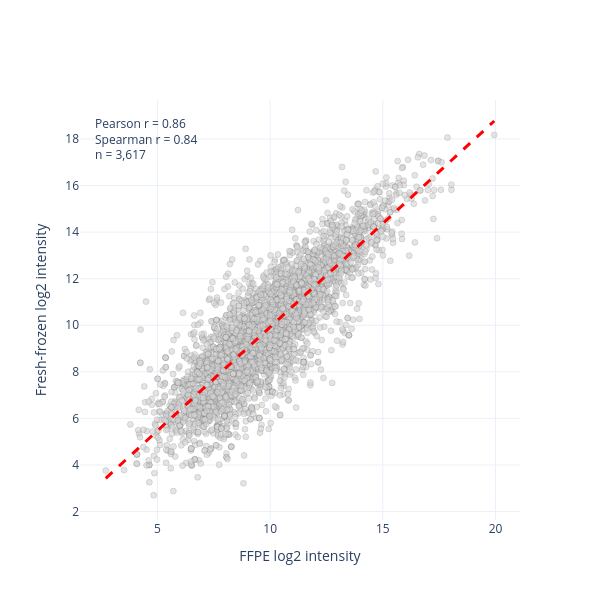

This figure's notebook cell:
### Markdown cell above
# Figure 4c
Correlation between fresh-frozen and FFPE phosphoproteomes at 1 µg: scatter of log2-transformed Class I phosphosite intensities (mean of n=3 replicates per material). Only sites with Class I quantification in all three replicates of **both** materials are shown (complete cases). Pearson (linear) and Spearman (rank) are both reported — Spearman confirms the agreement is not driven by a few high/low-abundance sites or by FFPE dynamic-range compression.

### Code cell
# Figure 4c - FF vs FFPE Class I site-intensity correlation at 1 ug (complete cases).
from scipy import stats

sd1 = process_ptm_site_report(
    pd.read_csv(next(RAW_DIR.glob('*1ug_FF_versus_FFPE_Report.tsv')), sep='\t', low_memory=False),
    cutoff=0.75)['site_data']
sample_cols = [c for c in sd1.columns if c not in PROC_META]
ffpe_cols = [c for c in sample_cols if 'FFPE' in c]
ff_cols   = [c for c in sample_cols if 'FFPE' not in c and 'FF' in c]
print(f'FF cols={len(ff_cols)}  FFPE cols={len(ffpe_cols)}')

cmp = sd1[ff_cols + ffpe_cols].dropna()                      # complete cases in both materials
cmp = pd.DataFrame({'FF_mean': cmp[ff_cols].mean(axis=1),
                    'FFPE_mean': cmp[ffpe_cols].mean(axis=1)})
n = len(cmp)
pear_r, pear_p = stats.pearsonr(cmp['FFPE_mean'], cmp['FF_mean'])
spear_r, spear_p = stats.spearmanr(cmp['FFPE_mean'], cmp['FF_mean'])
slope, intercept, *_ = stats.linregress(cmp['FFPE_mean'], cmp['FF_mean'])
print(f'n sites (complete) = {n}')
print(f'Pearson  r = {pear_r:.3f}  (p = {pear_p:.1e})')
print(f'Spearman r = {spear_r:.3f}  (p = {spear_p:.1e})')

x_line = np.array([cmp['FFPE_mean'].min(), cmp['FFPE_mean'].max()])
fig = go.Figure()
fig.add_trace(go.Scatter(
    x=cmp['FFPE_mean'], y=cmp['FF_mean'], mode='markers', showlegend=False,
    marker=dict(size=6, color='lightgrey', opacity=0.6, line=dict(color='#0F0E0D', width=0.2))))
fig.add_trace(go.Scatter(
    x=x_line, y=slope * x_line + intercept, mode='lines', showlegend=False,
    line=dict(color='red', width=3, dash='dash')))
fig.add_annotation(x=0.03, y=0.97, xref='paper', yref='paper', showarrow=False, align='left',
                   text=f'Pearson r = {pear_r:.2f}<br>Spearman r = {spear_r:.2f}<br>n = {n:,}')
fig.update_layout(width=600, height=600, template='plotly_white',
                  xaxis_title='FFPE log2 intensity', yaxis_title='Fresh-frozen log2 intensity')
fig.show()
fig.write_image(r'figures/figure4/figure4c.pdf', width=600, height=600)

### Figure 1 — Plotly figure (JSON) as saved in the notebook; plotly's stock layout.template omitted (floating-point values rounded to 4 significant figures; data arrays with more than 128 entries replaced by an {"elided": "..."} marker saying what was removed)
{"data": [{"marker": {"color": "lightgrey", "line": {"color": "#0F0E0D", "width": 0.2}, "opacity": 0.6, "size": 6}, "mode": "markers", "showlegend": false, "type": "scatter", "x": {"elided": "3617 float values"}, "y": {"elided": "3617 float values"}}, {"line": {"color": "red", "dash": "dash", "width": 3}, "mode": "lines", "showlegend": false, "type": "scatter", "x": [2.707, 19.94], "y": [3.428, 18.77]}], "layout": {"annotations": [{"align": "left", "showarrow": false, "text": "Pearson r = 0.86<br>Spearman r = 0.84<br>n = 3,617", "x": 0.03, "xref": "paper", "y": 0.97, "yref": "paper"}], "height": 600, "width": 600, "xaxis": {"title": {"text": "FFPE log2 intensity"}}, "yaxis": {"title": {"text": "Fresh-frozen log2 intensity"}}}}
